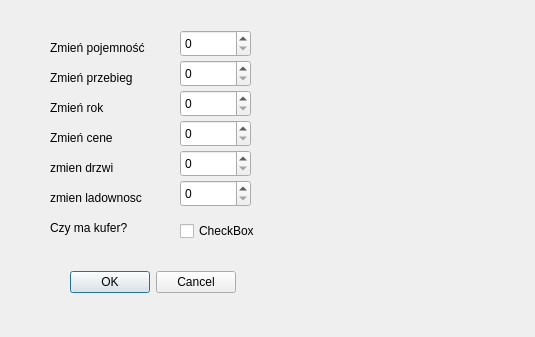
<?xml version="1.0" encoding="UTF-8"?>
<ui version="4.0">
 <class>EdytujPojazdDialog</class>
 <widget class="QDialog" name="EdytujPojazdDialog">
  <property name="geometry">
   <rect>
    <x>0</x>
    <y>0</y>
    <width>535</width>
    <height>337</height>
   </rect>
  </property>
  <property name="windowTitle">
   <string>Dialog</string>
  </property>
  <widget class="QLabel" name="kuferLabel">
   <property name="geometry">
    <rect>
     <x>50</x>
     <y>220</y>
     <width>81</width>
     <height>16</height>
    </rect>
   </property>
   <property name="text">
    <string>Czy ma kufer?</string>
   </property>
  </widget>
  <widget class="QLabel" name="rokLabel">
   <property name="geometry">
    <rect>
     <x>50</x>
     <y>100</y>
     <width>91</width>
     <height>16</height>
    </rect>
   </property>
   <property name="text">
    <string>Zmień rok</string>
   </property>
  </widget>
  <widget class="QSpinBox" name="drzwiSpin">
   <property name="geometry">
    <rect>
     <x>180</x>
     <y>150</y>
     <width>71</width>
     <height>27</height>
    </rect>
   </property>
  </widget>
  <widget class="QLabel" name="ladownoscLabel">
   <property name="geometry">
    <rect>
     <x>50</x>
     <y>190</y>
     <width>101</width>
     <height>16</height>
    </rect>
   </property>
   <property name="text">
    <string>zmien ladownosc</string>
   </property>
  </widget>
  <widget class="QLabel" name="pojemnoscLabel">
   <property name="geometry">
    <rect>
     <x>50</x>
     <y>40</y>
     <width>111</width>
     <height>16</height>
    </rect>
   </property>
   <property name="text">
    <string>Zmień pojemność</string>
   </property>
  </widget>
  <widget class="QSpinBox" name="pojemnoscSpin">
   <property name="geometry">
    <rect>
     <x>180</x>
     <y>30</y>
     <width>71</width>
     <height>27</height>
    </rect>
   </property>
  </widget>
  <widget class="QLabel" name="cenaLabel">
   <property name="geometry">
    <rect>
     <x>50</x>
     <y>130</y>
     <width>91</width>
     <height>16</height>
    </rect>
   </property>
   <property name="text">
    <string>Zmień cene</string>
   </property>
  </widget>
  <widget class="QLabel" name="przebiegLabel">
   <property name="geometry">
    <rect>
     <x>50</x>
     <y>70</y>
     <width>101</width>
     <height>16</height>
    </rect>
   </property>
   <property name="text">
    <string>Zmień przebieg</string>
   </property>
  </widget>
  <widget class="QSpinBox" name="cenaSpin">
   <property name="geometry">
    <rect>
     <x>180</x>
     <y>120</y>
     <width>71</width>
     <height>27</height>
    </rect>
   </property>
  </widget>
  <widget class="QSpinBox" name="rokSpin">
   <property name="geometry">
    <rect>
     <x>180</x>
     <y>90</y>
     <width>71</width>
     <height>27</height>
    </rect>
   </property>
  </widget>
  <widget class="QCheckBox" name="kuferCheckBox">
   <property name="geometry">
    <rect>
     <x>180</x>
     <y>220</y>
     <width>78</width>
     <height>22</height>
    </rect>
   </property>
   <property name="text">
    <string>CheckBox</string>
   </property>
  </widget>
  <widget class="QSpinBox" name="ladownoscSpin">
   <property name="geometry">
    <rect>
     <x>180</x>
     <y>180</y>
     <width>71</width>
     <height>27</height>
    </rect>
   </property>
  </widget>
  <widget class="QLabel" name="drzwiLabel">
   <property name="geometry">
    <rect>
     <x>50</x>
     <y>160</y>
     <width>71</width>
     <height>16</height>
    </rect>
   </property>
   <property name="text">
    <string>zmien drzwi</string>
   </property>
  </widget>
  <widget class="QSpinBox" name="przebiegSpin">
   <property name="geometry">
    <rect>
     <x>180</x>
     <y>60</y>
     <width>71</width>
     <height>27</height>
    </rect>
   </property>
  </widget>
  <widget class="QDialogButtonBox" name="buttonBox">
   <property name="geometry">
    <rect>
     <x>70</x>
     <y>270</y>
     <width>166</width>
     <height>24</height>
    </rect>
   </property>
   <property name="standardButtons">
    <set>QDialogButtonBox::StandardButton::Cancel|QDialogButtonBox::StandardButton::Ok</set>
   </property>
  </widget>
 </widget>
 <resources/>
 <connections/>
</ui>
